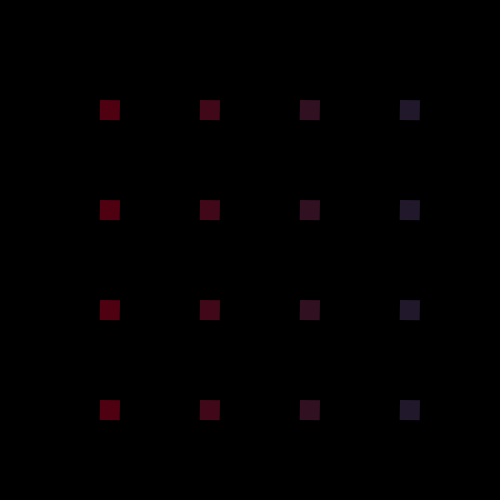
Frame 1 (no input)
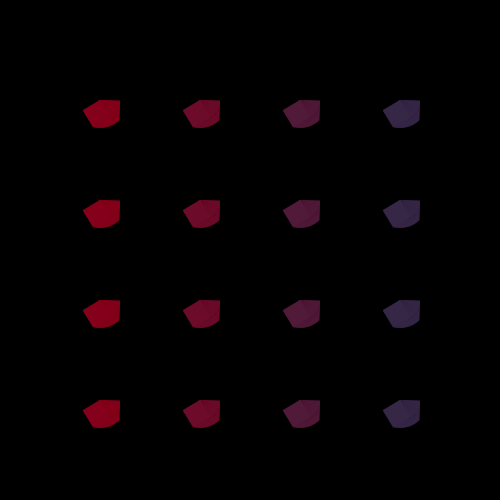
Frame 60 (no input)
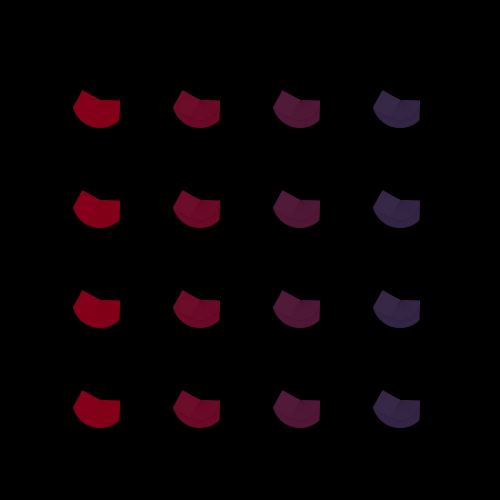
Frame 120 (the mouse pressed at the canvas centre since frame 60)

The p5.js sketch that drew these frames (run headless with seeded random() and noise() and a simulated clock; from frame 60 on, the mouse is pressed at the canvas centre):

// p5.js sketch
// ── sketch.js
var leftMargin = 100;
var topMargin = 100;

function setup() {
  createCanvas(500, 500);
  colorMode(RGB,255,255,255,1);
  background(0);
}

function draw() {
  noStroke();
  
  translate(leftMargin,topMargin);
  
  for(var i=0; i < 400; i+=100){
    for(var j=0; j < 400; j+=100){
      push();
      var colorFrom=color(134,1,28,0.6);
      var colorTo=color(2,66,101,0.6);
      var lerpAmt=map(i,0,500,0,1.0);
      var lerpedCol=lerpColor(colorFrom,colorTo,lerpAmt);
      fill(lerpedCol);
      translate(i, j);
      rotate(radians(frameCount));
      rect(0,0,20,20);
      pop();
    }
  }
}
